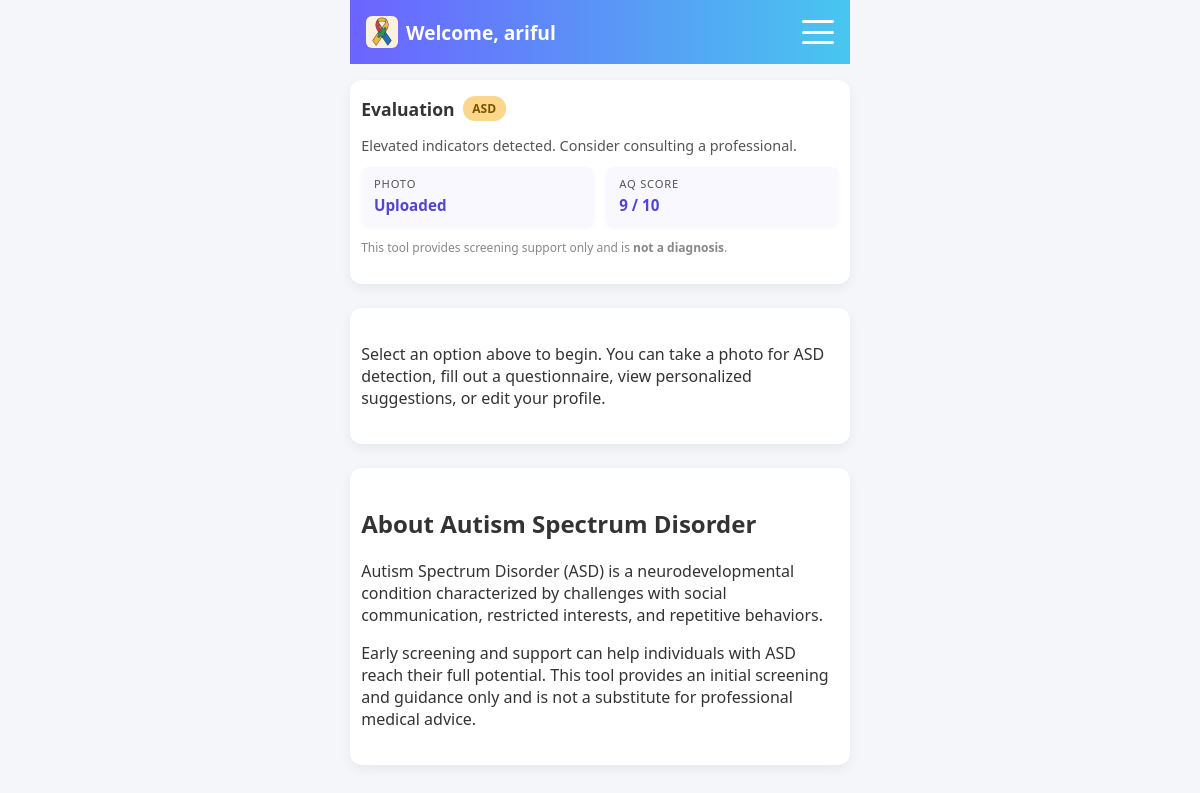
The app's page /dashboard.php (signed in) with its own data.
### tables this page shows
CREATE TABLE users (
        id INTEGER PRIMARY KEY AUTOINCREMENT,
        name TEXT NOT NULL,
        email TEXT NOT NULL UNIQUE,
        password TEXT NOT NULL,
        created_at DATETIME DEFAULT CURRENT_TIMESTAMP,
        profile_photo TEXT
    , age INTEGER, gender TEXT, jaundice TEXT, family_history TEXT);

CREATE TABLE questionnaires (
        id INTEGER PRIMARY KEY AUTOINCREMENT,
        user_id INTEGER NOT NULL,
        answers TEXT NOT NULL,
        score INTEGER NOT NULL,
        created_at DATETIME DEFAULT CURRENT_TIMESTAMP,
        FOREIGN KEY(user_id) REFERENCES users(id)
    );

### config.php (called while the page is built, shortened)
<?php
$DATABASE_PATH = __DIR__ . '/data/app.sqlite';
function get_db() {
    global $DATABASE_PATH;
    $pdo = new PDO('sqlite:' . $DATABASE_PATH);
    $pdo->setAttribute(PDO::ATTR_ERRMODE, PDO::ERRMODE_EXCEPTION);
    return $pdo;
}
function current_user() {
    $pdo = get_db();
    $stmt = $pdo->prepare('SELECT id, name, email, created_at, profile_photo FROM users WHERE id = :id');
    $stmt->execute([':id' => $_SESSION['user_id']]);
    return $stmt->fetch(PDO::FETCH_ASSOC);
}
function get_latest_detection($userId) {
    $pdo = get_db();
    $stmt = $pdo->prepare('SELECT * FROM results WHERE user_id = :user_id ORDER BY created_at DESC LIMIT 1');
    $stmt->execute([':user_id' => $userId]);
    return $stmt->fetch(PDO::FETCH_ASSOC);
}
function get_latest_questionnaire($userId) {
    $pdo = get_db();
    $stmt = $pdo->prepare('SELECT * FROM questionnaires WHERE user_id = :user_id ORDER BY created_at DESC LIMIT 1');
    $stmt->execute([':user_id' => $userId]);
    return $stmt->fetch(PDO::FETCH_ASSOC);
}

### dashboard.php (the view, shortened to what this page needs)
<?php
require_once __DIR__ . '/config.php';
$user = current_user();
$userId = $_SESSION['user_id'];
$latestDetection = get_latest_detection($userId);
$latestQuestionnaire = get_latest_questionnaire($userId);
$photoUploaded = ($latestDetection !== null);
$classification = null;
$note = '';
$badgeClass = '';
$score = null;
$totalQuestions = 0;
if ($latestQuestionnaire) {
    $answers = json_decode($latestQuestionnaire['answers'], true);
    $score = $latestQuestionnaire['score'];
    $totalQuestions = is_array($answers) ? count($answers) : 0;
}
if ($photoUploaded && $latestQuestionnaire) {
    if ($score !== null && $score >= 6) {
        $classification = 'ASD';
        $badgeClass = 'badge-asd';
        $note = 'Elevated indicators detected. Consider consulting a professional.';
    } elseif ($score !== null && $score >= 4) {
        $classification = 'Monitor';
        $badgeClass = 'badge-monitor';
        $note = 'Some indicators present. Monitor and re‑check soon.';
    } else {
        $classification = 'No ASD';
        $badgeClass = 'badge-noas';
        $note = 'No immediate concerns from current inputs.';
    }
}
?>
<!DOCTYPE html>
<html lang="en">
<head>
    <link rel="stylesheet" href="assets/styles.css">
</head>
<body>
    <div class="mobile-header">
        <div class="logo-name">
            <img src="assets/autism_art.png" alt="ASD art">
            <span>Welcome, <?= htmlspecialchars($user['name']) ?></span>
        </div>
        <label for="menu-toggle" class="burger" aria-label="Toggle navigation">
            <span></span>
            <span></span>
            <span></span>
        </label>
    </div>
    <main>
<?php if ($classification): ?>
        <div class="evaluation-card">
            <h2>Evaluation <span class="badge <?= $badgeClass ?>"><?= $classification ?></span></h2>
            <p class="evaluation-note"><?= htmlspecialchars($note) ?></p>
            <div class="stat-group">
                <div class="stat-chip">
                    <span class="stat-label">Photo</span>
                    <span class="stat-value"><?= $photoUploaded ? 'Uploaded' : 'Missing' ?></span>
                </div>
                <div class="stat-chip">
                    <span class="stat-label">AQ Score</span>
                    <span class="stat-value"><?= ($score !== null) ? htmlspecialchars($score) . ' / ' . $totalQuestions : 'N/A' ?></span>
                </div>
            </div>
            <p class="disclaimer">This tool provides screening support only and is <strong>not a diagnosis</strong>.</p>
        </div>
<?php endif; ?>
        <div class="container">
            <p>Select an option above to begin. You can take a photo for ASD detection, fill out a questionnaire, view personalized suggestions, or edit your profile.</p>
        </div>
        <div class="container">
            <h2>About Autism Spectrum Disorder</h2>
            <p>Autism Spectrum Disorder (ASD) is a neurodevelopmental condition characterized by challenges with social communication, restricted interests, and repetitive behaviors.</p>
            <p>Early screening and support can help individuals with ASD reach their full potential. This tool provides an initial screening and guidance only and is not a substitute for professional medical advice.</p>
        </div>
    </main>
</body>
</html>

### assets/styles.css (style rules this page uses)
html, body { width: 100%; min-height: 100vh; overflow-x: hidden; }
* { box-sizing: border-box; }
body { margin: 0; padding: 0; font-family: 'Segoe UI', Tahoma, sans-serif; background-color: #f5f6fa; color: #333; }
:root { --primary-color: #6C63FF; --primary-dark: #5245cf; --accent-color: #48C6EF; --background-card: #ffffff; --background-page: #f5f6fa; --text-color: #333; }
main { padding: 1rem; display: flex; flex-direction: column; align-items: center; }
.container { width: 100%; max-width: 500px; background-color: var(--background-card); padding: 1.2rem 0.7rem; box-sizing: border-box; border-radius: 12px; box-shadow: 0 4px 12px rgba(0,0,0,0.06); margin-bottom: 1.5rem; }
.mobile-header { background: linear-gradient(90deg, var(--primary-color) 0%, var(--accent-color) 100%); color: #fff; display: flex; align-items: center; justify-content: space-between; padding: 1rem; position: relative; width: 100%; max-width: 500px; margin: 0 auto; }
.logo-name { display: flex; align-items: center; gap: 0.5rem; font-size: 1.2rem; font-weight: 600; }
.logo-name img { width: 32px; height: 32px; border-radius: 6px; object-fit: cover; }
.burger { width: 32px; height: 24px; position: relative; display: flex; flex-direction: column; justify-content: space-between; cursor: pointer; transition: transform 0.3s ease; }
.burger span { display: block; height: 3px; background: #fff; border-radius: 2px; transition: transform 0.3s ease, opacity 0.3s ease; }
.evaluation-card { background-color: var(--background-card); padding: 1rem 0.7rem; box-sizing: border-box; border-radius: 12px; box-shadow: 0 4px 12px rgba(0,0,0,0.06); margin-bottom: 1.5rem; width: 100%; max-width: 500px; text-align: left; }
.evaluation-card h2 { margin-top: 0; font-size: 1.1rem; font-weight: 600; display: flex; align-items: center; gap: 0.5rem; }
.badge { display: inline-block; padding: 0.25rem 0.6rem; border-radius: 12px; font-size: 0.75rem; font-weight: 600; }
.badge-asd { background-color: #fbd78c; color: #7a5200; }
.evaluation-note { font-size: 0.9rem; margin: 0.75rem 0; color: #555; }
.stat-group { width: 100%; box-sizing: border-box; display: flex; gap: 0.8rem; flex-wrap: wrap; }
.stat-label { display: block; font-size: 0.7rem; text-transform: uppercase; letter-spacing: 0.05rem; margin-bottom: 0.2rem; color: #555; }
.stat-value { font-size: 0.95rem; font-weight: 600; color: var(--primary-dark); }
.disclaimer { font-size: 0.75rem; color: #888; margin-top: 0.8rem; }

### records on screen
users: name "ariful"
questionnaires: score "ASD", score "Elevated indicators detected. Consider consulting a professional.", score "9", answers "10"
